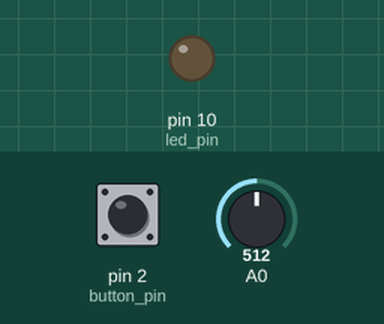
Recording of a sketch running on a simulated Arduino Uno, built with avr-gcc and run on an emulated ATmega328P. On the bench: output pins drawn as LEDs (lit = HIGH). The inputs (shaded band) are chosen by the test bench; at power-on: A0 = 512, pin 2 (button_pin) HIGH.

Above: at 1.2 s.
1.3 s: A0 set to 0
At 3.2 s:
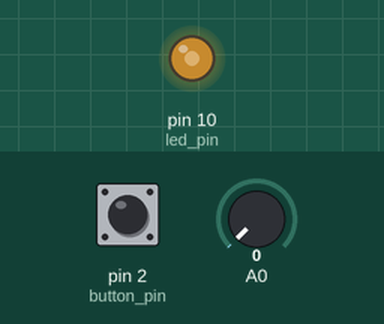
4.3 s: pin 2 (button_pin) pulled LOW for 0.15 s
5.9 s: pin 2 (button_pin) pulled LOW for 1 s
At 7.85 s:
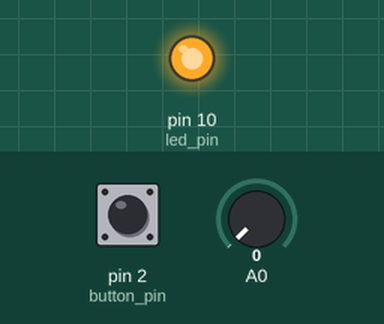
Timing chart, 0 to 14.9 s (numbered marks = the images above; inputs shaded):
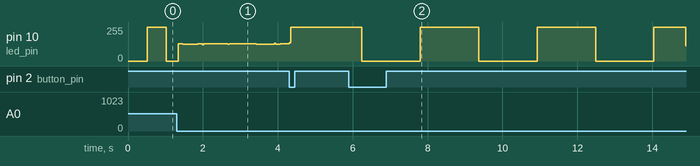

The sketch:

cloudflare_arduino_workshop_-_Simple_io_with_LFO.ino
```cpp
//Potentiometer control blink rate
//Button steps through modes

long current_time, prev_time, prev_time1, prev_time2;
float pot1;
long led_out;
long mode;
long button_read, prev_button_read;
long lfo1;
long lfo1_mode;

#define led_pin 10
#define button_pin 2

void setup() {
  pinMode(led_pin, OUTPUT);
  pinMode(button_pin, INPUT_PULLUP);
}

void loop() {
  current_time = millis();

  pot1 = analogRead(A0); //returns 0-1023

  prev_button_read = button_read;
  button_read = digitalRead(button_pin); //returns 0 or 1

  if (prev_button_read == 1 && button_read == 0) { //button "fell" it was not being pressed and now it is
    mode++;
    if (mode > 2) {
      mode = 0;
    }
  }

  if (current_time - prev_time > pot1) {
    prev_time = current_time;
    led_out = !led_out; //set led_out to the opposite of led_out, flips between 0 and 1
  }

  if (mode == 0) {
    digitalWrite(10, led_out);
  }
  if (mode == 1) {
    digitalWrite(10, 1);
  }
  if (mode == 2) {
    analogWrite(led_pin, lfo1); //accept 0-255
  }


  if (current_time - prev_time1 > 20) {
    prev_time1 = current_time;
    Serial.println(lfo1);

  }

  if (current_time - prev_time2 > 5) {
    prev_time2 = current_time;

    if (lfo1_mode == 1) {
      lfo1++;
    }
    if (lfo1_mode == 0) {
      lfo1--;
    }
    if (lfo1 > 255) { //255 is the higest value you can analogwrite by defualt, 8 bits
      lfo1 = 255;
      lfo1_mode = 0;
    }
    if (lfo1 < 0) {
      lfo1 = 0;
      lfo1_mode = 1;
    }

  }

}//loop is over
```

Measured:
- after the input at 5.9 s, pin 10 (led_pin): 255/255 → 0/255 after 0.34 s, → 255/255 1.6 s later, → 0/255 1.6 s later, → 255/255 1.6 s later, … (7 changes in this stretch)
